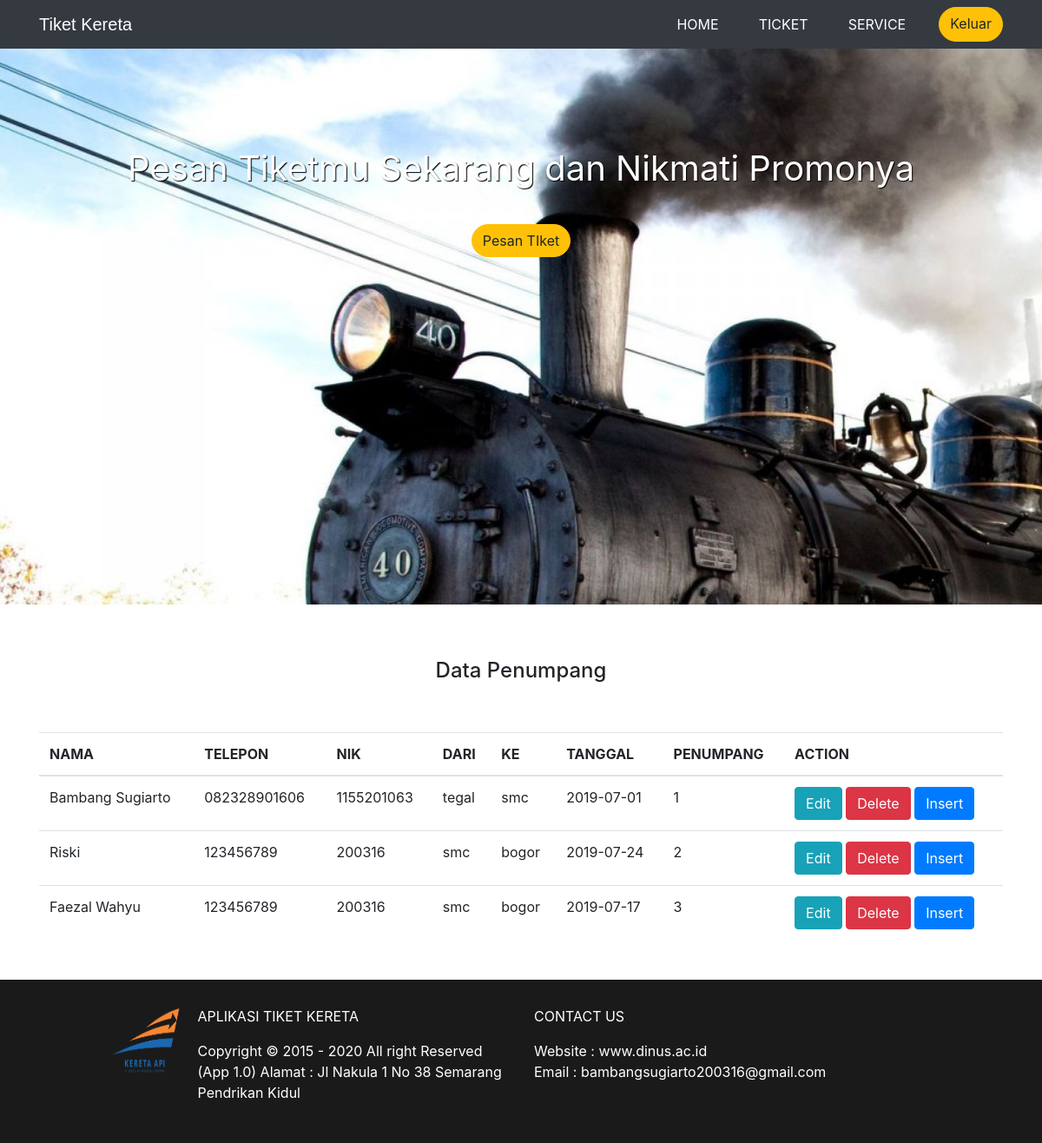
Page /output.php on the committed database.
### tables this page shows
CREATE TABLE `tb_tiket` (
  `id` int(11) NOT NULL,
  `nama` varchar(35) NOT NULL,
  `telp` varchar(20) NOT NULL,
  `nik` varchar(20) NOT NULL,
  `dari` varchar(30) NOT NULL,
  `ke` varchar(30) NOT NULL,
  `tgl` date NOT NULL,
  `penumpang` int(3) NOT NULL
);

### output.php (the view, shortened to what this page needs)
<!doctype html>
<html lang="en">
  <head>
    <link rel="stylesheet" href="css/bootstrap.min.css">
    <link rel="stylesheet" href="css/style.css">
  </head>
  <body>
  <nav class="navbar navbar-expand-lg navbar-dark bg-dark">
  <div class="container">
  <a class="navbar-brand" href="index2.php">Tiket Kereta</a>
  <div class="collapse navbar-collapse" id="navbarNavAltMarkup">
    <div class="navbar-nav ml-auto">
      <a class="nav-item nav-link active" href="index2.php">Home <span class="sr-only">(current)</span></a>
      <a class="nav-item nav-link active" href="tiket.php">Ticket</a>
      <a class="nav-item nav-link active" href="service.php">Service</a>
      <a class="btn btn-warning" id=buton href="index.php">Keluar</a>
    </div>
  </div>
  </div>
</nav>
<div class="jumbotron jumbotron-fluid">
  <div class="container">
    <h1 class="display-4"><b>Pesan Tiketmu Sekarang dan Nikmati Promonya</b></h1>
    <a href="tiket.php" class="btn btn-warning" id="buton">Pesan TIket</a>
  </div>
</div>
<?php require_once 'proses.php'; ?>
    <?php
        $mysqli = new mysqli('localhost','root','','weblanjut') or die(mysqli_error($mysqli));
        $result = $mysqli->query("select * from tb_tiket") or die(mysqli_error($mysqli));
    ?>
    <div class="container view">
        <h4 align = "center">Data Penumpang </h4><br><br>
    <div class="row justify-content-center">
        <table class="table">
            <thead>
                <tr>
                    <th>NAMA</th>
                    <th>TELEPON</th>
                    <th>NIK</th>
                    <th>DARI</th>
                    <th>KE</th>
                    <th>TANGGAL</th>
                    <th>PENUMPANG</th>
                    <th colspan="2">ACTION</th>
                </tr>
            </thead>
            <?php
                while($row=$result->fetch_assoc()):
            ?>
            <tr>
                <td><?php echo $row['nama'] ?></td>
                <td><?php echo $row['telp'] ?></td>
                <td><?php echo $row['nik'] ?></td>
                <td><?php echo $row['dari'] ?></td>
                <td><?php echo $row['ke'] ?></td>
                <td><?php echo $row['tgl'] ?></td>
                <td><?php echo $row['penumpang'] ?></td>
                <td>
                    <a href="tiket.php?edit=<?php echo $row['id']; ?>" class="btn btn-info">Edit</a>
                    <a href="proses.php?delete=<?php echo $row['id']; ?>" class="btn btn-danger">Delete</a>
                    <a href="tiket.php" class="btn btn-primary">Insert</a>
                </td>
            </tr>
            <?php endwhile;?>
        </table>
    </div>
    </div>
<div class = "footer">
  <div class="row justify-content-center">
    <div class="col-lg-10">
        <div class="row">
          <div class="col-lg">
            <img src="img/logo.png" class="float-left" alt="">
            <P>APLIKASI TIKET KERETA</P>
            <p>Copyright © 2015 - 2020 All right Reserved (App 1.0)
              Alamat : Jl Nakula 1 No 38 Semarang Pendrikan Kidul
             </p>
          </div>
          <div class="col-lg ikon">
            <p>CONTACT US</p>
            <p>Website : www.dinus.ac.id <br>
              Email : bambangsugiarto200316@gmail.com
            </p>
          </div>
        </div>
    </div>
  </div>
  </body>
</html>

### css/style.css (style rules this page uses)
#buton { border-radius: 20px; }
.navbar { width: 100%; }
.nav-link { margin-right: 30px; text-transform: uppercase; }
.navbar-brand { font-family: Verdana, Geneva, Tahoma, sans-serif; }
.jumbotron { background-image: url(../img/train2.jpg); height: 640px; width: 100%; background-attachment: fixed; background-size: cover; text-align: center; }
.jumbotron .display-4 { font-size: 40px; }
.display-4 { margin-top: 50px; margin-bottom: 40px; color: white; text-shadow: 1px 1px 1px rgba(0, 0, 0, 1.0); }
.footer { background-color: rgb(26, 26, 26); padding: 30px; width: 100%; bottom: 0px; }
.footer p { color: white; }
.footer img { height: 80px; width: 80px; margin-right: 20px; margin-bottom: 20px; }
.view { padding: 30px; }

### rows in the picture
tb_tiket: nama "Bambang Sugiarto", telp "082328901606", nik "1155201063", dari "tegal", ke "smc", tgl "2019-07-01", penumpang "1"
tb_tiket: nama "Riski", telp "123456789", nik "200316", dari "smc", ke "bogor", tgl "2019-07-24", penumpang "2"
tb_tiket: nama "Faezal Wahyu", telp "123456789", nik "200316", dari "smc", ke "bogor", tgl "2019-07-17", penumpang "3"
